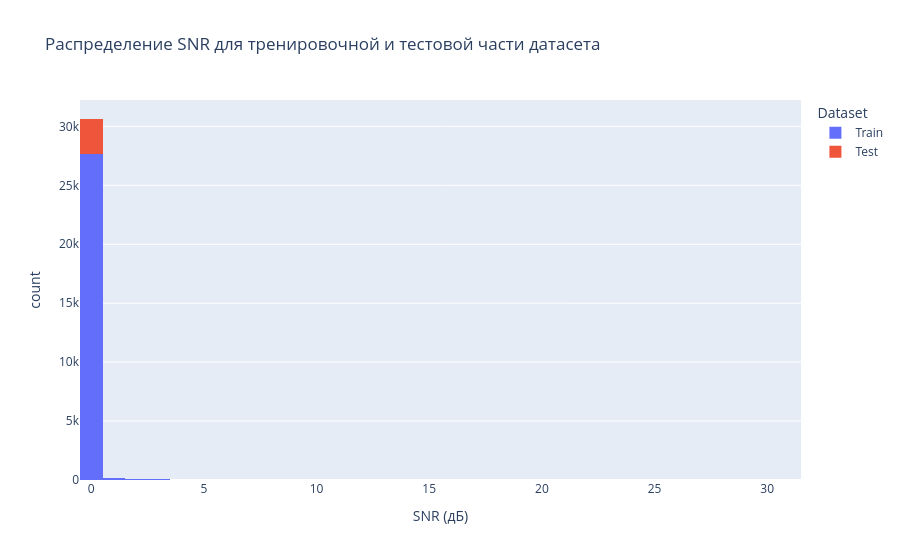

This figure's notebook cell:
### Code cell
# Plot the distribution of SNR values
fig_snr = px.histogram(snr_df, x='SNR', color='Dataset', nbins=50, title='Распределение SNR для тренировочной и тестовой части датасета', labels={'SNR': 'SNR (дБ)'})
fig_snr.show()

### Figure 1 — Plotly figure (JSON) as saved in the notebook; plotly's stock layout.template omitted (floating-point values rounded to 4 significant figures; data arrays with more than 128 entries replaced by an {"elided": "..."} marker saying what was removed)
{"data": [{"alignmentgroup": "True", "bingroup": "x", "hovertemplate": "Dataset=Train<br>SNR (дБ)=%{x}<br>count=%{y}<extra></extra>", "legendgroup": "Train", "marker": {"color": "#636efa", "pattern": {"shape": ""}}, "name": "Train", "nbinsx": 50, "offsetgroup": "Train", "orientation": "v", "showlegend": true, "type": "histogram", "x": {"elided": "28370 float values"}, "xaxis": "x", "yaxis": "y"}, {"alignmentgroup": "True", "bingroup": "x", "hovertemplate": "Dataset=Test<br>SNR (дБ)=%{x}<br>count=%{y}<extra></extra>", "legendgroup": "Test", "marker": {"color": "#EF553B", "pattern": {"shape": ""}}, "name": "Test", "nbinsx": 50, "offsetgroup": "Test", "orientation": "v", "showlegend": true, "type": "histogram", "x": {"elided": "3000 float values"}, "xaxis": "x", "yaxis": "y"}], "layout": {"barmode": "relative", "legend": {"title": {"text": "Dataset"}, "tracegroupgap": 0}, "title": {"text": "Распределение SNR для тренировочной и тестовой части датасета"}, "xaxis": {"anchor": "y", "domain": [0, 1], "title": {"text": "SNR (дБ)"}}, "yaxis": {"anchor": "x", "domain": [0, 1], "title": {"text": "count"}}}}
